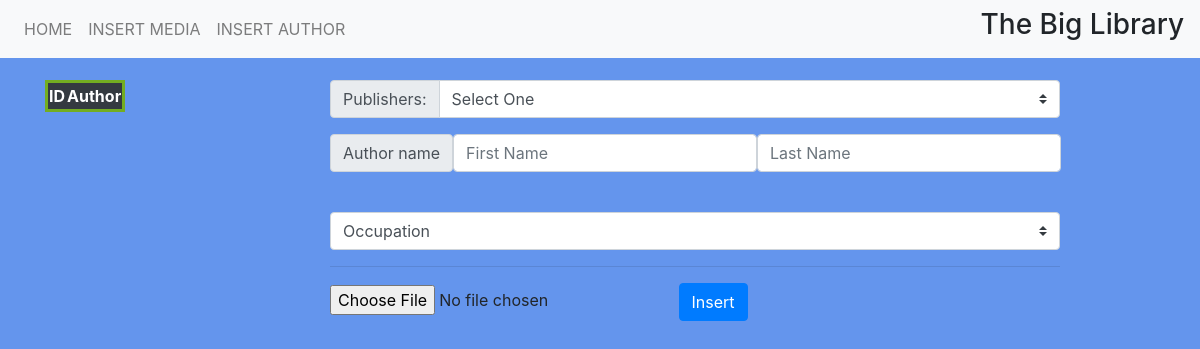
Page /create_author.php on the earlier database version.
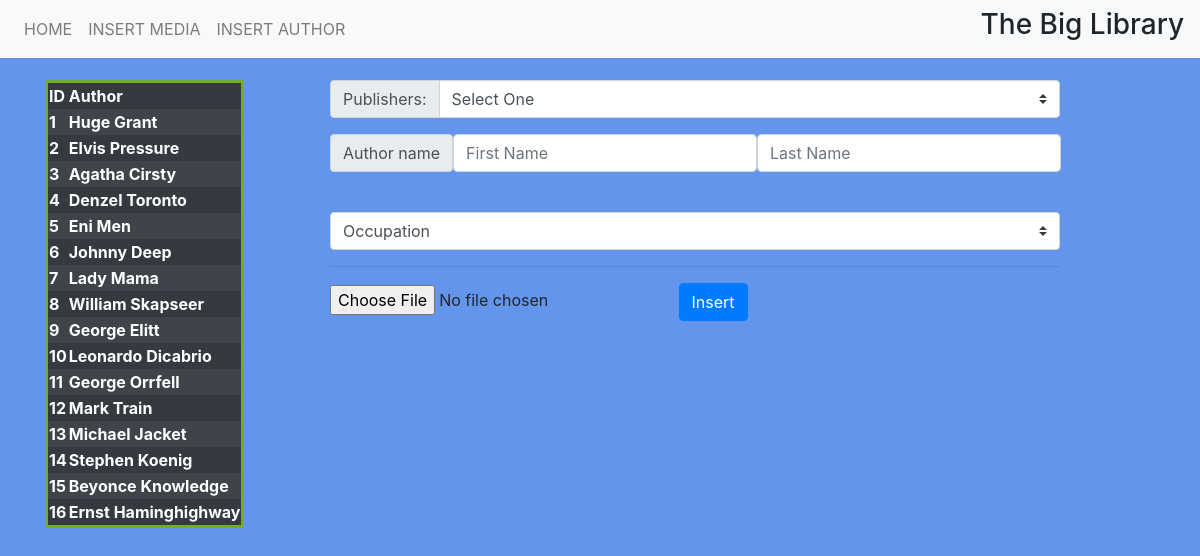
Same page on the later database version.
### tables this page shows
CREATE TABLE authors (
    author_id int NOT NULL AUTO_INCREMENT,
    fk_publisher_id int NOT NULL,
    author_firstName varchar(50),
    author_lastName varchar(250),
    media VARCHAR (15),
    PRIMARY KEY (author_id),
    FOREIGN KEY (fk_publisher_id) REFERENCES publisher(publisher_id)
);

### create_author.php (the view, shortened to what this page needs)
<?php
    require_once 'actions/db_connect.php';
?>
<!DOCTYPE html>
<html>
<head>
<link rel="stylesheet" href="https://stackpath.bootstrapcdn.com/bootstrap/4.3.1/css/bootstrap.min.css">
<link rel="stylesheet" href="style.css">
</head>
<body style="margin-top: 5rem">
<?php
    require_once 'navbar.php';
?>
<div class="container">
  <div class="row">
    <div class="col-sm-3">
    <table  class="media_table table-striped table-dark">
    <thead>
        <tr>
        <th scope="col">ID</th>
        <th scope="col">Author</th>
        </tr>
    </thead>
    <tbody>
<?php
    $sql = "SELECT * FROM authors;";
    $result = $connect->query($sql);
    if($result->num_rows > 0) {
        while($row = $result->fetch_assoc()) {
            echo "<tr><th scope='row'>".$row['author_id'] . "</th><th>".$row['author_firstName'] . " ".$row['author_lastName'] . "</th></tr><br>";
        }
    }
?>
    </tbody>
    </table>
    </div>
    <div class="col-sm-8">
<form method="GET" enctype="multipart/form-data" action="actions/a_create_author.php"  autocomplete="off">
    <div class="form-group">
    <div class="input-group mb-3">
    <div class="input-group-prepend">
        <label class="input-group-text" for="inputGroupSelect01">Publishers:</label>
    </div>
    <select class="custom-select" name="fk_publisher_id">
        <option value="">Select One</option>
    </select>
    </div>
    </div>
    <div class="form-group">
        <div class="input-group-prepend">
            <span class="input-group-text" required>Author name</span>
            <input type="text" name="author_firstName" aria-label="First name" placeholder="First Name" class="form-control">
            <input type="text" name="author_lastName" aria-label="Last name" placeholder="Last Name" class="form-control">
        </div>
        </div> <br>
        <div class="form-group">
            <select class="form-control custom-select" name="media">
            <option value="">Occupation</option>
            <option value="3">Writer</option><br>
            </select><hr>
        </div>
            <input type="file" name="fileToUpload" id="fileToUpload">
            <button type="submit" name="insert" class="btn btn-primary">Insert</button>
        </div>
        </div>
    </div>
</body>
</html>

### navbar.php (shortened to what this page needs)
<!doctype html>
<html lang="en">
  <head>
    <link rel="stylesheet" href="style.css">
  </head>
  <body>
        <nav class="navbar fixed-top navbar-expand-lg navbar-light bg-light">
    <div class="collapse navbar-collapse" id="navbarNavAltMarkup">
        <div class="navbar-nav">
        <a class="nav-item nav-link" href="index.php">HOME</a>
        <a class="nav-item nav-link" href="create.php">INSERT MEDIA</a>
        <a class="nav-item nav-link" href="create_author.php">INSERT AUTHOR</a>
        </div>
    </div>
        <h3>The Big Library</h3>
    </nav>
  </body>
</html>

### style.css (style rules this page uses)
body { position: relative; background-color: cornflowerblue; margin-top: 50px; }
.media_table { position:absolute; top: 0px; border: 3px solid #73AD21; }

Differences in the rows shown:
added authors: author_id "1", author_firstName "Huge", author_lastName "Grant"
added authors: author_id "2", author_firstName "Elvis", author_lastName "Pressure"
added authors: author_id "3", author_firstName "Agatha", author_lastName "Cirsty"
added authors: author_id "4", author_firstName "Denzel", author_lastName "Toronto"
added authors: author_id "5", author_firstName "Eni", author_lastName "Men"
added authors: author_id "6", author_firstName "Johnny", author_lastName "Deep"
added authors: author_id "7", author_firstName "Lady", author_lastName "Mama"
added authors: author_id "8", author_firstName "William", author_lastName "Skapseer"
added authors: author_id "9", author_firstName "George", author_lastName "Elitt"
added authors: author_id "10", author_firstName "Leonardo", author_lastName "Dicabrio"
added authors: author_id "11", author_firstName "George", author_lastName "Orrfell"
added authors: author_id "12", author_firstName "Mark", author_lastName "Train"
added authors: author_id "13", author_firstName "Michael", author_lastName "Jacket"
added authors: author_id "14", author_firstName "Stephen", author_lastName "Koenig"
added authors: author_id "15", author_firstName "Beyonce", author_lastName "Knowledge"
added authors: author_id "16", author_firstName "Ernst", author_lastName "Haminghighway"
